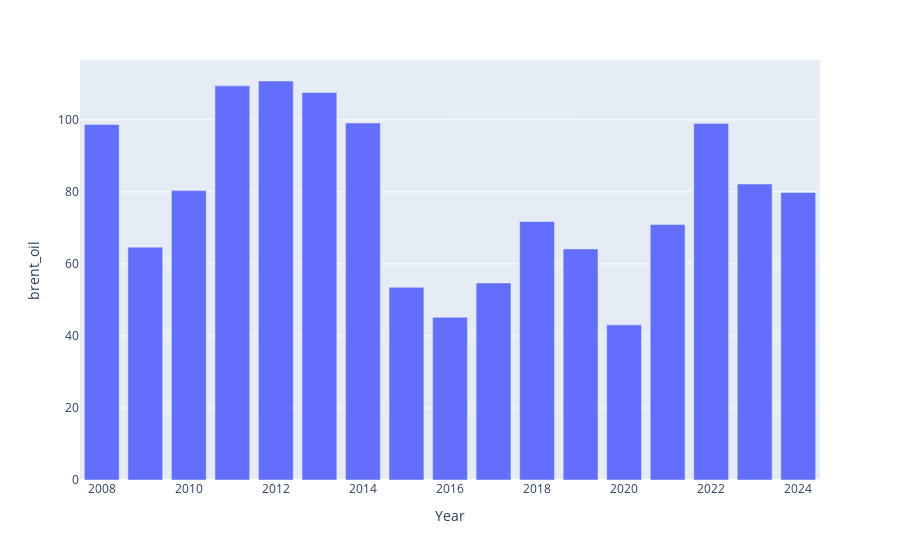

The cell this chart's notebook holds for it:
### Code cell
plt.figure(figsize=(10,6))
ax=px.bar(final_grouped_df.iloc[10:],x="Year",y="brent_oil")
ax.show()

### Figure 1 — Plotly figure (JSON) as saved in the notebook; plotly's stock layout.template omitted (floating-point values rounded to 4 significant figures)
{"data": [{"hovertemplate": "Year=%{x}<br>brent_oil=%{y}<extra></extra>", "legendgroup": "", "marker": {"color": "#636efa", "pattern": {"shape": ""}}, "name": "", "orientation": "v", "showlegend": false, "textposition": "auto", "type": "bar", "x": [2008, 2009, 2010, 2011, 2012, 2013, 2014, 2015, 2016, 2017, 2018, 2019, 2020, 2021, 2022, 2023, 2024], "xaxis": "x", "y": [98.7, 64.65, 80.35, 109.4, 110.8, 107.6, 99.12, 53.5, 45.16, 54.73, 71.77, 64.16, 43.09, 70.95, 98.97, 82.19, 79.82], "yaxis": "y"}], "layout": {"barmode": "relative", "legend": {"tracegroupgap": 0}, "margin": {"t": 60}, "xaxis": {"anchor": "y", "domain": [0, 1], "title": {"text": "Year"}}, "yaxis": {"anchor": "x", "domain": [0, 1], "title": {"text": "brent_oil"}}}}
